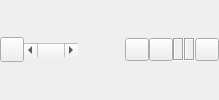
           <widget class="QWidget" name="Panel12" native="true">
            <property name="enabled">
             <bool>true</bool>
            </property>
            <property name="sizePolicy">
             <sizepolicy hsizetype="Preferred" vsizetype="Fixed">
              <horstretch>0</horstretch>
              <verstretch>0</verstretch>
             </sizepolicy>
            </property>
            <property name="toolTip">
             <string/>
            </property>
            <property name="text" stdset="0">
             <string/>
            </property>
            <layout class="QHBoxLayout" name="horizontalLayout_7">
             <property name="spacing">
              <number>0</number>
             </property>
             <property name="leftMargin">
              <number>0</number>
             </property>
             <property name="topMargin">
              <number>0</number>
             </property>
             <property name="rightMargin">
              <number>0</number>
             </property>
             <property name="bottomMargin">
              <number>0</number>
             </property>
             <item>
              <widget class="QToolButton" name="BtnAnimate">
               <property name="enabled">
                <bool>true</bool>
               </property>
               <property name="maximumSize">
                <size>
                 <width>25</width>
                 <height>25</height>
                </size>
               </property>
               <property name="toolTip">
                <string>Animation</string>
               </property>
               <property name="text">
                <string/>
               </property>
               <property name="icon">
                <iconset resource="../rtkconv_qt/rtkconv_qt.qrc">
                 <normaloff>:/buttons/anim1.bmp</normaloff>
                 <normalon>:/buttons/anim2.bmp</normalon>:/buttons/anim1.bmp</iconset>
               </property>
               <property name="checkable">
                <bool>true</bool>
               </property>
               <property name="flat" stdset="0">
                <bool>true</bool>
               </property>
              </widget>
             </item>
             <item>
              <widget class="QScrollBar" name="TimeScroll">
               <property name="enabled">
                <bool>true</bool>
               </property>
               <property name="sizePolicy">
                <sizepolicy hsizetype="MinimumExpanding" vsizetype="Fixed">
                 <horstretch>0</horstretch>
                 <verstretch>0</verstretch>
                </sizepolicy>
               </property>
               <property name="toolTip">
                <string>Time Scroll</string>
               </property>
               <property name="minimum">
                <number>0</number>
               </property>
               <property name="maximum">
                <number>0</number>
               </property>
               <property name="singleStep">
                <number>1</number>
               </property>
               <property name="value">
                <number>0</number>
               </property>
               <property name="orientation">
                <enum>Qt::Horizontal</enum>
               </property>
              </widget>
             </item>
             <item>
              <widget class="QWidget" name="Panel11" native="true">
               <property name="enabled">
                <bool>true</bool>
               </property>
               <property name="sizePolicy">
                <sizepolicy hsizetype="Preferred" vsizetype="Fixed">
                 <horstretch>0</horstretch>
                 <verstretch>0</verstretch>
                </sizepolicy>
               </property>
               <property name="toolTip">
                <string/>
               </property>
               <property name="text" stdset="0">
                <string/>
               </property>
               <layout class="QHBoxLayout" name="horizontalLayout_6">
                <property name="spacing">
                 <number>0</number>
                </property>
                <property name="leftMargin">
                 <number>0</number>
                </property>
                <property name="topMargin">
                 <number>0</number>
                </property>
                <property name="rightMargin">
                 <number>0</number>
                </property>
                <property name="bottomMargin">
                 <number>0</number>
                </property>
                <item>
                 <spacer name="horizontalSpacer_2">
                  <property name="orientation">
                   <enum>Qt::Horizontal</enum>
                  </property>
                  <property name="sizeHint" stdset="0">
                   <size>
                    <width>40</width>
                    <height>20</height>
                   </size>
                  </property>
                 </spacer>
                </item>
                <item>
                 <widget class="QLabel" name="ConnectMsg">
                  <property name="enabled">
                   <bool>true</bool>
                  </property>
                  <property name="toolTip">
                   <string/>
                  </property>
                  <property name="text">
                   <string/>
                  </property>
                 </widget>
                </item>
                <item>
                 <widget class="QToolButton" name="BtnClear">
                  <property name="enabled">
                   <bool>true</bool>
                  </property>
                  <property name="maximumSize">
                   <size>
                    <width>25</width>
                    <height>25</height>
                   </size>
                  </property>
                  <property name="toolTip">
                   <string>Clear</string>
                  </property>
                  <property name="text">
                   <string/>
                  </property>
                  <property name="icon">
                   <iconset resource="../rtkconv_qt/rtkconv_qt.qrc">
                    <normaloff>:/buttons/del.bmp</normaloff>:/buttons/del.bmp</iconset>
                  </property>
                 </widget>
                </item>
                <item>
                 <widget class="QToolButton" name="BtnReload">
                  <property name="enabled">
                   <bool>true</bool>
                  </property>
                  <property name="maximumSize">
                   <size>
                    <width>25</width>
                    <height>25</height>
                   </size>
                  </property>
                  <property name="toolTip">
                   <string>Reload</string>
                  </property>
                  <property name="text">
                   <string/>
                  </property>
                  <property name="icon">
                   <iconset resource="../rtkconv_qt/rtkconv_qt.qrc">
                    <normaloff>:/buttons/reload.bmp</normaloff>:/buttons/reload.bmp</iconset>
                  </property>
                 </widget>
                </item>
                <item>
                 <widget class="QLabel" name="StrStatus1">
                  <property name="enabled">
                   <bool>true</bool>
                  </property>
                  <property name="maximumSize">
                   <size>
                    <width>25</width>
                    <height>25</height>
                   </size>
                  </property>
                  <property name="toolTip">
                   <string/>
                  </property>
                  <property name="frameShape">
                   <enum>QFrame::Box</enum>
                  </property>
                  <property name="frameShadow">
                   <enum>QFrame::Sunken</enum>
                  </property>
                  <property name="text">
                   <string/>
                  </property>
                 </widget>
                </item>
                <item>
                 <widget class="QLabel" name="StrStatus2">
                  <property name="enabled">
                   <bool>true</bool>
                  </property>
                  <property name="maximumSize">
                   <size>
                    <width>25</width>
                    <height>25</height>
                   </size>
                  </property>
                  <property name="toolTip">
                   <string/>
                  </property>
                  <property name="frameShape">
                   <enum>QFrame::Box</enum>
                  </property>
                  <property name="frameShadow">
                   <enum>QFrame::Sunken</enum>
                  </property>
                  <property name="text">
                   <string/>
                  </property>
                 </widget>
                </item>
                <item>
                 <widget class="QToolButton" name="BtnOptions">
                  <property name="enabled">
                   <bool>true</bool>
                  </property>
                  <property name="maximumSize">
                   <size>
                    <width>25</width>
                    <height>25</height>
                   </size>
                  </property>
                  <property name="toolTip">
                   <string>Options</string>
                  </property>
                  <property name="text">
                   <string/>
                  </property>
                  <property name="icon">
                   <iconset resource="../rtkconv_qt/rtkconv_qt.qrc">
                    <normaloff>:/buttons/toolbmp</normaloff>:/buttons/toolbmp</iconset>
                  </property>
                 </widget>
                </item>
               </layout>
              </widget>
             </item>
            </layout>
           </widget>
